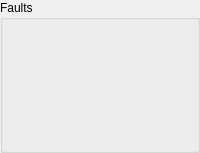
      <widget class="QGroupBox" name="groupBox">
       <property name="title">
        <string>Faults</string>
       </property>
       <layout class="QGridLayout" name="gridLayout_2">
        <item row="11" column="1">
         <widget class="Led" name="led_33">
          <property name="signal_path" stdset="0">
           <string>ParameterQuery;StatusFaults;ControlHw</string>
          </property>
          <property name="on_color" stdset="0">
           <color>
            <red>192</red>
            <green>32</green>
            <blue>32</blue>
           </color>
          </property>
         </widget>
        </item>
        <item row="14" column="1">
         <widget class="Led" name="led_5">
          <property name="signal_path" stdset="0">
           <string>ParameterQuery;StatusFaults;PWMISR</string>
          </property>
          <property name="on_color" stdset="0">
           <color>
            <red>192</red>
            <green>32</green>
            <blue>32</blue>
           </color>
          </property>
         </widget>
        </item>
        <item row="7" column="1">
         <widget class="Led" name="led_20">
          <property name="signal_path" stdset="0">
           <string>ParameterQuery;StatusFaults;LossValidControlMessage</string>
          </property>
          <property name="on_color" stdset="0">
           <color>
            <red>192</red>
            <green>32</green>
            <blue>32</blue>
           </color>
          </property>
         </widget>
        </item>
        <item row="8" column="1">
         <widget class="Led" name="led_38">
          <property name="signal_path" stdset="0">
           <string>ParameterQuery;StatusFaults;IllegalTransition</string>
          </property>
          <property name="on_color" stdset="0">
           <color>
            <red>192</red>
            <green>32</green>
            <blue>32</blue>
           </color>
          </property>
         </widget>
        </item>
        <item row="7" column="0">
         <widget class="Led" name="led_30">
          <property name="signal_path" stdset="0">
           <string>ParameterQuery;StatusFaults2;OvervoltageDC</string>
          </property>
          <property name="on_color" stdset="0">
           <color>
            <red>192</red>
            <green>32</green>
            <blue>32</blue>
           </color>
          </property>
         </widget>
        </item>
        <item row="16" column="1">
         <widget class="Led" name="led_9">
          <property name="signal_path" stdset="0">
           <string>ParameterQuery;StatusFaults2;FanCircuit</string>
          </property>
          <property name="on_color" stdset="0">
           <color>
            <red>192</red>
            <green>32</green>
            <blue>32</blue>
           </color>
          </property>
         </widget>
        </item>
        <item row="5" column="1">
         <widget class="Led" name="led_44">
          <property name="signal_path" stdset="0">
           <string>StatusBits;MessageValidModeControl</string>
          </property>
          <property name="label_override" stdset="0">
           <string/>
          </property>
          <property name="label_visible" stdset="0">
           <bool>true</bool>
          </property>
         </widget>
        </item>
        <item row="15" column="1">
         <widget class="Led" name="led_6">
          <property name="signal_path" stdset="0">
           <string>ParameterQuery;StatusFaults;dIdt</string>
          </property>
          <property name="on_color" stdset="0">
           <color>
            <red>192</red>
            <green>32</green>
            <blue>32</blue>
           </color>
          </property>
         </widget>
        </item>
        <item row="3" column="1">
         <widget class="Epc" name="epc_9">
          <property name="signal_path" stdset="0">
           <string>ParameterQuery;StatusFaults;BridgeAFault</string>
          </property>
          <property name="label_visible" stdset="0">
           <bool>false</bool>
          </property>
         </widget>
        </item>
        <item row="4" column="0">
         <widget class="Led" name="led_32">
          <property name="signal_path" stdset="0">
           <string>ParameterQuery;StatusFaults;BridgeBVoltageOk</string>
          </property>
          <property name="on_color" stdset="0">
           <color>
            <red>192</red>
            <green>32</green>
            <blue>32</blue>
           </color>
          </property>
         </widget>
        </item>
        <item row="12" column="0">
         <widget class="Led" name="led_28">
          <property name="signal_path" stdset="0">
           <string>ParameterQuery;StatusFaults;FilterOvertemp</string>
          </property>
          <property name="on_color" stdset="0">
           <color>
            <red>192</red>
            <green>32</green>
            <blue>32</blue>
           </color>
          </property>
         </widget>
        </item>
        <item row="14" column="0">
         <widget class="Led" name="led_45">
          <property name="signal_path" stdset="0">
           <string>ParameterQuery;StatusFaults;OverloadAC</string>
          </property>
          <property name="on_color" stdset="0">
           <color>
            <red>192</red>
            <green>32</green>
            <blue>32</blue>
           </color>
          </property>
         </widget>
        </item>
        <item row="13" column="0">
         <widget class="Led" name="led_41">
          <property name="signal_path" stdset="0">
           <string>ParameterQuery;StatusFaults;CoolingSystem</string>
          </property>
          <property name="on_color" stdset="0">
           <color>
            <red>192</red>
            <green>32</green>
            <blue>32</blue>
           </color>
          </property>
         </widget>
        </item>
        <item row="6" column="0">
         <widget class="Led" name="led_34">
          <property name="signal_path" stdset="0">
           <string>ParameterQuery;StatusFaults2;OvercurrentDC</string>
          </property>
          <property name="label_override" stdset="0">
           <string/>
          </property>
          <property name="label_visible" stdset="0">
           <bool>true</bool>
          </property>
         </widget>
        </item>
        <item row="18" column="1">
         <widget class="Led" name="led_12">
          <property name="signal_path" stdset="0">
           <string>ParameterQuery;StatusFaults;InsufficientHeap</string>
          </property>
          <property name="on_color" stdset="0">
           <color>
            <red>192</red>
            <green>32</green>
            <blue>32</blue>
           </color>
          </property>
         </widget>
        </item>
        <item row="5" column="0">
         <widget class="Led" name="led_27">
          <property name="signal_path" stdset="0">
           <string>ParameterQuery;StatusFaults2;OvercurrentAC</string>
          </property>
          <property name="on_color" stdset="0">
           <color>
            <red>192</red>
            <green>32</green>
            <blue>32</blue>
           </color>
          </property>
         </widget>
        </item>
        <item row="4" column="1">
         <widget class="Epc" name="epc_8">
          <property name="signal_path" stdset="0">
           <string>ParameterQuery;StatusFaults;BridgeBFault</string>
          </property>
          <property name="label_visible" stdset="0">
           <bool>false</bool>
          </property>
         </widget>
        </item>
        <item row="10" column="1">
         <widget class="Led" name="led_23">
          <property name="signal_path" stdset="0">
           <string>ParameterQuery;StatusFaults;InvalidEESection</string>
          </property>
          <property name="on_color" stdset="0">
           <color>
            <red>192</red>
            <green>32</green>
            <blue>32</blue>
           </color>
          </property>
         </widget>
        </item>
        <item row="15" column="0">
         <widget class="Led" name="led_36">
          <property name="signal_path" stdset="0">
           <string>ParameterQuery;StatusFaults;EStopShutdown</string>
          </property>
          <property name="on_color" stdset="0">
           <color>
            <red>192</red>
            <green>32</green>
            <blue>32</blue>
           </color>
          </property>
         </widget>
        </item>
        <item row="17" column="1">
         <widget class="Led" name="led_10">
          <property name="signal_path" stdset="0">
           <string>ParameterQuery;StatusFaults2;LowCoolingFlow</string>
          </property>
          <property name="on_color" stdset="0">
           <color>
            <red>192</red>
            <green>32</green>
            <blue>32</blue>
           </color>
          </property>
         </widget>
        </item>
        <item row="9" column="0">
         <widget class="Led" name="led_35">
          <property name="signal_path" stdset="0">
           <string>ParameterQuery;StatusFaults2;OvertempPowerDevice</string>
          </property>
          <property name="on_color" stdset="0">
           <color>
            <red>192</red>
            <green>32</green>
            <blue>32</blue>
           </color>
          </property>
         </widget>
        </item>
        <item row="8" column="0">
         <widget class="Led" name="led_24">
          <property name="signal_path" stdset="0">
           <string>ParameterQuery;StatusFaults2;UndervoltageDC</string>
          </property>
          <property name="on_color" stdset="0">
           <color>
            <red>192</red>
            <green>32</green>
            <blue>32</blue>
           </color>
          </property>
         </widget>
        </item>
        <item row="11" column="0">
         <widget class="Led" name="led_21">
          <property name="signal_path" stdset="0">
           <string>ParameterQuery;StatusFaults;LossOfAC</string>
          </property>
          <property name="on_color" stdset="0">
           <color>
            <red>192</red>
            <green>32</green>
            <blue>32</blue>
           </color>
          </property>
         </widget>
        </item>
        <item row="3" column="0">
         <widget class="Led" name="led_31">
          <property name="signal_path" stdset="0">
           <string>ParameterQuery;StatusFaults;BridgeAVoltageOk</string>
          </property>
          <property name="on_color" stdset="0">
           <color>
            <red>192</red>
            <green>32</green>
            <blue>32</blue>
           </color>
          </property>
         </widget>
        </item>
        <item row="9" column="1">
         <widget class="Led" name="led_37">
          <property name="signal_path" stdset="0">
           <string>ParameterQuery;StatusFaults;InvalidEEHeader</string>
          </property>
          <property name="on_color" stdset="0">
           <color>
            <red>192</red>
            <green>32</green>
            <blue>32</blue>
           </color>
          </property>
         </widget>
        </item>
        <item row="6" column="1">
         <widget class="Led" name="led_43">
          <property name="signal_path" stdset="0">
           <string>StatusBits;MessageValidPowerCMD</string>
          </property>
          <property name="label_override" stdset="0">
           <string/>
          </property>
          <property name="label_visible" stdset="0">
           <bool>true</bool>
          </property>
         </widget>
        </item>
        <item row="19" column="0">
         <widget class="Led" name="led_14">
          <property name="signal_path" stdset="0">
           <string>ParameterQuery;StatusFaults;Overrun1ms</string>
          </property>
          <property name="on_color" stdset="0">
           <color>
            <red>192</red>
            <green>32</green>
            <blue>32</blue>
           </color>
          </property>
         </widget>
        </item>
        <item row="18" column="0">
         <widget class="Led" name="led_11">
          <property name="signal_path" stdset="0">
           <string>ParameterQuery;StatusFaults;TaskInit</string>
          </property>
          <property name="on_color" stdset="0">
           <color>
            <red>192</red>
            <green>32</green>
            <blue>32</blue>
           </color>
          </property>
         </widget>
        </item>
        <item row="20" column="0">
         <widget class="Led" name="led_16">
          <property name="signal_path" stdset="0">
           <string>ParameterQuery;StatusFaults2;PORTimeout</string>
          </property>
          <property name="on_color" stdset="0">
           <color>
            <red>192</red>
            <green>32</green>
            <blue>32</blue>
           </color>
          </property>
         </widget>
        </item>
        <item row="19" column="1">
         <widget class="Led" name="led_13">
          <property name="signal_path" stdset="0">
           <string>ParameterQuery;StatusFaults;EEUninitialized</string>
          </property>
          <property name="on_color" stdset="0">
           <color>
            <red>192</red>
            <green>32</green>
            <blue>32</blue>
           </color>
          </property>
         </widget>
        </item>
        <item row="10" column="0">
         <widget class="Led" name="led_29">
          <property name="signal_path" stdset="0">
           <string>ParameterQuery;StatusFaults2;OvertempInternal</string>
          </property>
          <property name="on_color" stdset="0">
           <color>
            <red>192</red>
            <green>32</green>
            <blue>32</blue>
           </color>
          </property>
         </widget>
        </item>
        <item row="13" column="1">
         <widget class="Led" name="led_4">
          <property name="signal_path" stdset="0">
           <string>ParameterQuery;StatusFaults;Stack</string>
          </property>
          <property name="on_color" stdset="0">
           <color>
            <red>192</red>
            <green>32</green>
            <blue>32</blue>
           </color>
          </property>
         </widget>
        </item>
        <item row="12" column="1">
         <widget class="Led" name="led_3">
          <property name="signal_path" stdset="0">
           <string>ParameterQuery;StatusFaults;BackgroundTask</string>
          </property>
          <property name="on_color" stdset="0">
           <color>
            <red>192</red>
            <green>32</green>
            <blue>32</blue>
           </color>
          </property>
         </widget>
        </item>
        <item row="20" column="1">
         <widget class="Led" name="led_15">
          <property name="signal_path" stdset="0">
           <string>ParameterQuery;StatusFaults;Overrun10ms</string>
          </property>
          <property name="on_color" stdset="0">
           <color>
            <red>192</red>
            <green>32</green>
            <blue>32</blue>
           </color>
          </property>
         </widget>
        </item>
        <item row="21" column="1">
         <layout class="QHBoxLayout" name="horizontalLayout_5">
          <item>
           <widget class="Led" name="led_47">
            <property name="signal_path" stdset="0">
             <string>StatusBits;FaultClr_echo</string>
            </property>
            <property name="label_override" stdset="0">
             <string>Fault Clear Response</string>
            </property>
            <property name="label_visible" stdset="0">
             <bool>false</bool>
            </property>
           </widget>
          </item>
          <item>
           <widget class="Button" name="button_2">
            <property name="sizePolicy">
             <sizepolicy hsizetype="MinimumExpanding" vsizetype="Preferred">
              <horstretch>0</horstretch>
              <verstretch>0</verstretch>
             </sizepolicy>
            </property>
            <property name="signal_path" stdset="0">
             <string>ProcessToInverter;CommandModeControl;FaultClear</string>
            </property>
            <property name="label_visible" stdset="0">
             <bool>false</bool>
            </property>
            <property name="tx" stdset="0">
             <bool>true</bool>
            </property>
           </widget>
          </item>
         </layout>
        </item>
        <item row="21" column="0">
         <widget class="Led" name="led_25">
          <property name="signal_path" stdset="0">
           <string>ParameterQuery;StatusFaults2;GeneralFault</string>
          </property>
          <property name="on_color" stdset="0">
           <color>
            <red>192</red>
            <green>32</green>
            <blue>32</blue>
           </color>
          </property>
          <property name="relative_height" stdset="0">
           <double>1.000000000000000</double>
          </property>
         </widget>
        </item>
        <item row="17" column="0">
         <widget class="Led" name="led_8">
          <property name="signal_path" stdset="0">
           <string>ParameterQuery;StatusFaults;IlegImbalance</string>
          </property>
          <property name="on_color" stdset="0">
           <color>
            <red>192</red>
            <green>32</green>
            <blue>32</blue>
           </color>
          </property>
         </widget>
        </item>
        <item row="16" column="0">
         <widget class="Led" name="led_7">
          <property name="signal_path" stdset="0">
           <string>ParameterQuery;StatusFaults;CtlBrdVoltage</string>
          </property>
          <property name="on_color" stdset="0">
           <color>
            <red>192</red>
            <green>32</green>
            <blue>32</blue>
           </color>
          </property>
         </widget>
        </item>
       </layout>
      </widget>
